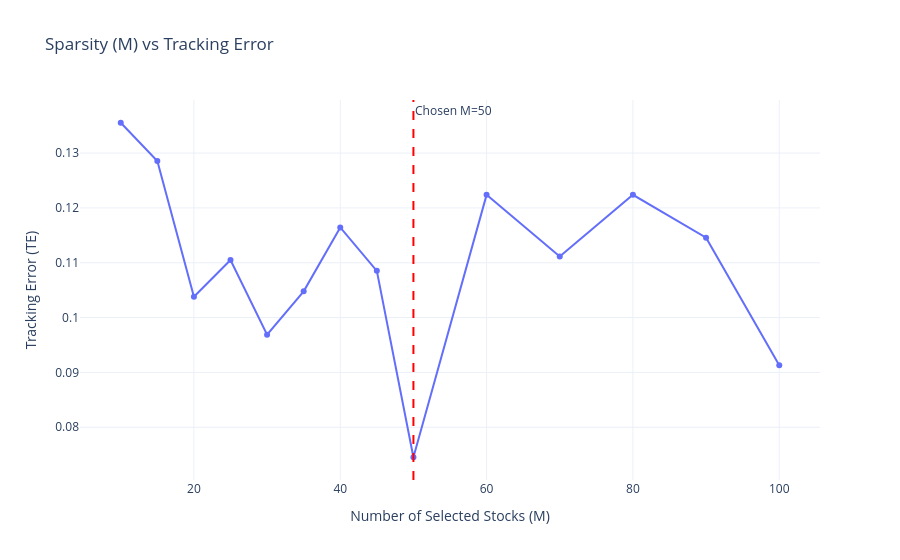

The code cell stored with this chart in its notebook:
### Markdown cell above
### Plot 1: Sparsity vs. Tracking Error

### Code cell
plot_data = results_df[(results_df['M'] >= 10) & (results_df['M'] <= 100)]
if plot_data.empty:
    plot_data = results_df.copy()

best_k = best_params[0]
best_M = best_params[1]
# Plot test TE against M for the best performing k
plot_data_k = plot_data[plot_data['k'] == best_k].sort_values('M')

fig = px.line(plot_data_k, x='M', y='TE_test', markers=True, 
              title='Sparsity (M) vs Tracking Error',
              labels={'M': 'Number of Selected Stocks (M)', 'TE_test': 'Tracking Error (TE)'})

fig.add_vline(x=best_M, line_dash='dash', line_color='red', annotation_text=f'Chosen M={best_M}')
fig.update_layout(template='plotly_white')
fig.show()

### Figure 1 — Plotly figure (JSON) as saved in the notebook; plotly's stock layout.template omitted (floating-point values rounded to 4 significant figures)
{"data": [{"hovertemplate": "Number of Selected Stocks (M)=%{x}<br>Tracking Error (TE)=%{y}<extra></extra>", "legendgroup": "", "line": {"color": "#636efa", "dash": "solid"}, "marker": {"symbol": "circle"}, "mode": "lines+markers", "name": "", "orientation": "v", "showlegend": false, "type": "scatter", "x": [10, 15, 20, 25, 30, 35, 40, 45, 50, 60, 70, 80, 90, 100], "xaxis": "x", "y": [0.1355, 0.1286, 0.1038, 0.1105, 0.09688, 0.1048, 0.1164, 0.1085, 0.07453, 0.1224, 0.1111, 0.1224, 0.1146, 0.09131], "yaxis": "y"}], "layout": {"annotations": [{"showarrow": false, "text": "Chosen M=50", "x": 50, "xanchor": "left", "xref": "x", "y": 1, "yanchor": "top", "yref": "y domain"}], "legend": {"tracegroupgap": 0}, "shapes": [{"line": {"color": "red", "dash": "dash"}, "type": "line", "x0": 50, "x1": 50, "xref": "x", "y0": 0, "y1": 1, "yref": "y domain"}], "title": {"text": "Sparsity (M) vs Tracking Error"}, "xaxis": {"anchor": "y", "domain": [0, 1], "title": {"text": "Number of Selected Stocks (M)"}}, "yaxis": {"anchor": "x", "domain": [0, 1], "title": {"text": "Tracking Error (TE)"}}}}
